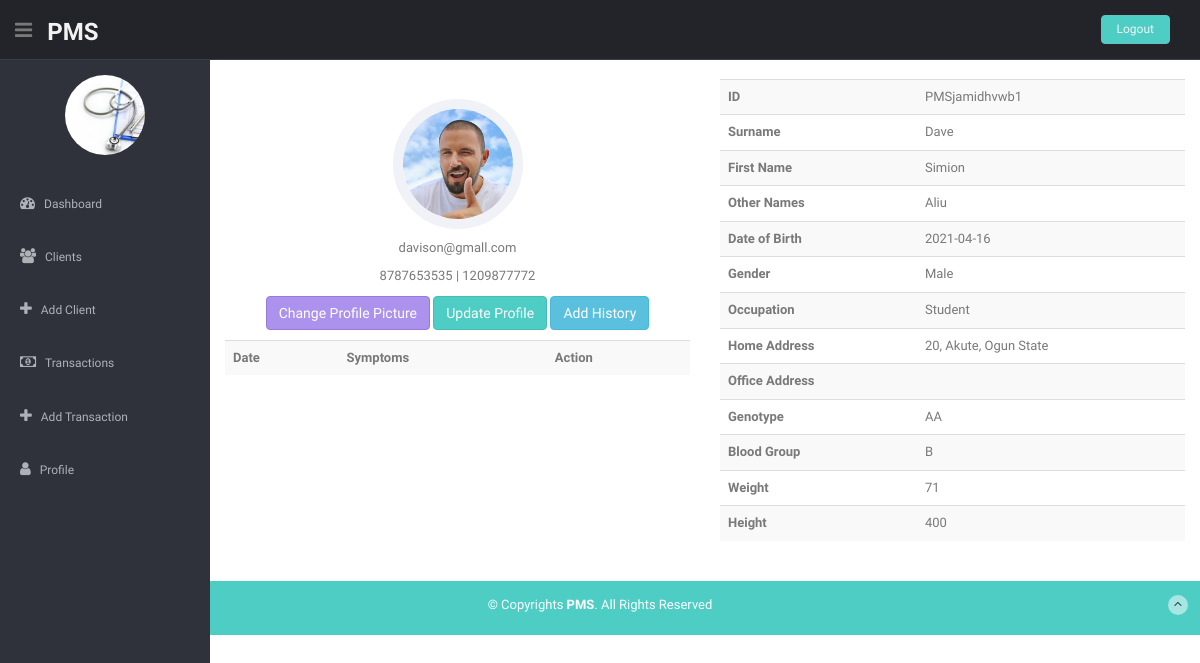
/dashboard/client.php?view=PMSjamidhvwb1 (signed in), run on the app's committed database.
### tables this page shows
CREATE TABLE `clients_profile` (
  `id` int(11) NOT NULL,
  `user_id` varchar(50) DEFAULT NULL,
  `client_id` varchar(20) DEFAULT NULL,
  `sname` varchar(50) DEFAULT NULL,
  `fname` varchar(50) DEFAULT NULL,
  `othernames` varchar(80) DEFAULT NULL,
  `dob` date DEFAULT NULL,
  `gender` enum('Female','Male') DEFAULT NULL,
  `avatar` varchar(255) DEFAULT NULL,
  `occupation` varchar(200) DEFAULT NULL,
  `genotype` varchar(20) DEFAULT NULL,
  `blood_group` varchar(20) DEFAULT NULL,
  `weight` varchar(20) DEFAULT NULL,
  `height` varchar(20) DEFAULT NULL,
  `date_added` timestamp NOT NULL DEFAULT current_timestamp()
);

CREATE TABLE `clients_picture` (
  `id` int(11) NOT NULL,
  `client_id` varchar(50) DEFAULT NULL,
  `image` varchar(255) DEFAULT NULL
);

CREATE TABLE `clients_contact` (
  `id` int(11) NOT NULL,
  `user_id` varchar(50) DEFAULT NULL,
  `client_id` varchar(20) DEFAULT NULL,
  `phone1` varchar(50) DEFAULT NULL,
  `phone2` varchar(50) DEFAULT NULL,
  `email` varchar(100) DEFAULT NULL,
  `home_address` varchar(255) DEFAULT NULL,
  `office_address` varchar(255) DEFAULT NULL
);

### dashboard/controllers/client.php (called while the page is built, shortened)
<?php
include_once("config/index.php");
$user_id = $_SESSION['username'];
?>
<?php
if(isset($_GET['view']))
{
  $view_id = $_GET['view'];
  $sql = "SELECT user_id, client_id, sname, fname, othernames, dob, gender, occupation, genotype, blood_group, weight, height FROM clients_profile WHERE user_id = '$user_id' AND client_id = '$view_id' ORDER BY id DESC LIMIT 1";
  if ($result = $con -> query($sql)) {
    while ($row = $result -> fetch_row()) {
  $user_id = $row[0];
  $client_id = $row[1];
  $sname = $row[2];
  $fname = $row[3];
  $othernames = $row[4];
  $dob = $row[5];
  $gender = $row[6];
  $occupation = $row[7];
  $genotype = $row[8];
  $blood_group = $row[9];
  $weight = $row[10];
  $height = $row[11];
  $sql2 = "SELECT image FROM clients_picture WHERE client_id = '$row[1]' ORDER BY id DESC LIMIT 1";
  if ($result = $con -> query($sql2)) {
    while ($row = $result -> fetch_row()) {
      $image = $row[0];
    }
  }
    }
  }
$sql = "SELECT phone1, phone2, email, home_address, office_address FROM clients_contact WHERE user_id = '$user_id' AND client_id = '$view_id' ORDER BY id DESC LIMIT 1";
if ($result = $con -> query($sql)) {
  while ($row = $result -> fetch_row()) {
$phone1 = $row[0];
$phone2 = $row[1];
$email = $row[2];
$home_address = $row[3];
  }
}
}
?>

### dashboard/client.php (the view, shortened to what this page needs)
<!DOCTYPE html>
<html lang="en">
<?php require_once 'controllers/client.php' ?>
<?php
require_once 'layouts/header.php';
?>
<link rel="stylesheet" type="text/css" href="lib/bootstrap-fileupload/bootstrap-fileupload.css" />
<body style="background-color:#fff;">
  <section id="container">
<?php
require_once 'layouts/header2.php'
?>
        <?php
        require_once 'layouts/navbar.php';
        ?>
    <section id="main-content">
      <section class="wrapper">
        <div class="row">
          <div class="col-lg-12">
            <div class="row">
<br>
             <div class="col-md-6 centered">
               <div class="profile-pic">
                 <p><img src="clients/<?php echo $client_id; ?>/<?php echo $image; ?>" class="img-circle"></p>
                 <p><?php echo $email; ?> </p>
                 <p><?php echo $phone1; ?> | <?php echo $phone2; ?> </p>
                 <p>
                   <button class="btn btn-theme02" data-toggle="modal" href="#myModal">Change Profile Picture</button>
                   <a href="editclient.php?edit=<?php echo $client_id; ?>"><button class="btn btn-theme">Update Profile</button></a>
                   <a href="addhistory.php?addhistory=<?php echo $client_id; ?>" style="color:blue"><button class="btn btn-info btn-md">Add History</button></a>
                 </p>
                 <table class="table table-striped">
                   <tr>
                     <th>Date</th>
                     <th>Symptoms</th>
                     <th>Action</th>
                   </tr>
                 </table>
               </div>
             </div>
             <div class="col-md-6 profile-text card-body">
               <table class="table table-striped">
                 <tr><th>ID</th><td><?php echo $client_id; ?></td></tr>
                 <tr><th>Surname</th><td><?php echo $sname; ?></td></tr>
                 <tr><th>First Name</th><td><?php echo $fname; ?></td></tr>
                 <tr><th>Other Names</th><td><?php echo $othernames; ?></td></tr>
                 <tr><th>Date of Birth</th><td><?php echo $dob; ?></td></tr>
                 <tr><th>Gender</th><td><?php echo $gender; ?></td></tr>
                 <tr><th>Occupation</th><td><?php echo $occupation; ?></td></tr>
                 <tr><th>Home Address</th><td><?php echo $home_address; ?></td></tr>
                 <tr><th>Office Address</th><td><?php echo $office_address; ?></td></tr>
                 <tr><th>Genotype</th><td><?php echo $genotype; ?></td></tr>
                 <tr><th>Blood Group</th><td><?php echo $blood_group; ?></td></tr>
                 <tr><th>Weight</th><td><?php echo $weight; ?></td></tr>
                 <tr><th>Height</th><td><?php echo $height; ?></td></tr>
               </table>
             </div>
            </div>
            </div>
      </div>
      </section>
    </section>
<?php
require_once 'layouts/footer.php';
 ?>
  </section>
</body>
</html>

### dashboard/layouts/header.php (shortened to what this page needs)
<head>
  <link href="lib/bootstrap/css/bootstrap.min.css" rel="stylesheet">
  <link href="lib/font-awesome/css/font-awesome.css" rel="stylesheet" />
  <link rel="stylesheet" type="text/css" href="css/zabuto_calendar.css">
  <link rel="stylesheet" type="text/css" href="lib/gritter/css/jquery.gritter.css" />
  <link href="css/style.css" rel="stylesheet">
  <link href="css/style-responsive.css" rel="stylesheet">
</head>

### dashboard/layouts/header2.php (shortened to what this page needs)
<header class="header black-bg">
  <div class="sidebar-toggle-box">
    <div class="fa fa-bars tooltips" data-placement="right" data-original-title="Toggle Navigation"></div>
  </div>
  <a href="index.html" class="logo"><b>PMS<span></span></b></a>
  <div class="top-menu">
    <ul class="nav pull-right top-menu">
      <li><a class="logout" href="logout.php">Logout</a></li>
    </ul>
  </div>
</header>

### dashboard/layouts/navbar.php
<aside>
  <div id="sidebar" class="nav-collapse ">
    <ul class="sidebar-menu" id="nav-accordion">
      <p class="centered"><a href="profile.html"><img src="img/ui-sam.jpg" class="img-circle" width="80"></a></p>
      <li class="mt">
        <a href="index.php">
          <i class="fa fa-dashboard"></i>
          <span>Dashboard</span>
          </a>
      </li>
      <li>
        <a href="clients.php">
          <i class="fa fa-users"></i>
          <span>Clients</span>
          </a>
      </li>
      <li>
        <a href="addclient.php">
          <i class="fa fa-plus"></i>
          <span>Add Client</span>
          </a>
      </li>
      <li>
        <a href="transactions.php">
          <i class="fa fa-money"></i>
          <span>Transactions</span>
          </a>
      </li>
      <li>
        <a href="transactions.php">
          <i class="fa fa-plus"></i>
          <span>Add Transaction</span>
          </a>
      </li>
      <li>
        <a href="profile.php">
          <i class="fa fa-user"></i>
          <span>Profile</span>
          </a>
      </li>
    </ul>
  </div>
</aside>

### dashboard/layouts/footer.php (shortened to what this page needs)
<footer class="site-footer">
  <div class="text-center">
    <p>
      &copy; Copyrights <strong>PMS</strong>. All Rights Reserved
    </p>
    <a href="index.html#" class="go-top">
      <i class="fa fa-angle-up"></i>
      </a>
  </div>
</footer>

### dashboard/css/style.css (style rules this page uses)
body { color: #797979; background: #eaeaea; font-family: 'Ruda', sans-serif; padding: 0px !important; margin: 0px !important; font-size:13px; }
ul li { list-style: none; }
a, a:hover, a:focus { text-decoration: none; outline: none; }
#container { width: 100%; height: 100%; }
.btn-theme { color: #fff; background-color: #4ECDC4; border-color: #48bcb4; }
.btn-theme02 { color: #fff; background-color: #ac92ec; border-color: #967adc; }
.centered { text-align: center; }
.mt { margin-top: 25px; }
ul.top-menu > li > .logout { color: #f2f2f2; font-size: 12px; border-radius: 4px; -webkit-border-radius: 4px; border: 1px solid #64c3c2 !important; padding: 5px 15px; margin-right: 15px; background: #4ECDC4; margin-top: 15px; }
#sidebar { width: 210px; height: 100%; position: fixed; background: #2f323a; }
#sidebar ul li { position: relative; }
ul.sidebar-menu , ul.sidebar-menu li ul.sub { margin: -2px 0 0; padding: 0; }
ul.sidebar-menu { margin-top: 75px; }
ul.sidebar-menu li { margin-bottom: 5px; margin-left:10px; margin-right:10px; }
ul.sidebar-menu li a span { display: inline-block; }
ul.sidebar-menu li a { color: #aeb2b7; text-decoration: none; display: block; padding: 15px 0 15px 10px; font-size: 12px; outline: none; -webkit-transition: all 0.3s ease; -moz-transition: all 0.3s ease; -o-transition: all 0.3s ease; -ms-transition: all 0.3s ease; transition: all 0.3s ease; }
ul.sidebar-menu li a i { font-size: 15px; padding-right: 6px; }
#main-content { margin-left: 210px; }
.header, .footer { min-height: 60px; padding: 0 15px; }
.header { position: fixed; left: 0; right: 0; z-index: 1002; }
.black-bg { background: #22242a; border-bottom: 1px solid #393d46; }
.wrapper { display: inline-block; margin-top: 60px; padding-left: 15px; padding-right: 15px; padding-bottom: 15px; padding-top: 0px; width: 100%; }
a.logo { font-size: 24px; color: #f2f2f2; float: left; margin-top: 15px; text-transform: uppercase; }
a.logo b { font-weight: 900; }
#top_menu .nav > li, ul.top-menu > li { float: left; }
ul.top-menu > li > a { color: #666666; font-size: 16px; border-radius: 4px; -webkit-border-radius: 4px; border:1px solid #666666 !important; padding: 2px 6px; margin-right: 15px; }
.sidebar-toggle-box { float: left; padding-right: 15px; margin-top: 20px; }
.sidebar-toggle-box .fa-bars { cursor: pointer; display: inline-block; font-size: 20px; }
.profile-pic img { width: 130px; height: 130px; border-radius: 50%; -webkit-border-radius: 50%; border: 10px solid #f1f2f7; margin-top: 20px; }
.site-footer { background: #4ECDC4; color: #fff; padding: 15px 0; }
.site-footer p { margin-bottom: 5px; }
.go-top { margin-right: 1%; margin-top: -25px; float: right; background: rgba(255,255,255,.5); width: 20px; height: 20px; border-radius: 50%; -webkit-border-radius: 50%; }
.go-top i { color: #2A3542; }

### data on the page
clients_profile: client.image (picture), client "PMSjamidhvwb1", sname "Dave", fname "Simion", othernames "Aliu", dob "2021-04-16", gender "Male", occupation "Student", genotype "AA", blood_group "B", weight "71", height "400"
clients_contact: email "davison@gmall.com", phone1 "8787653535", phone2 "1209877772", home_address "20, Akute, Ogun State"
